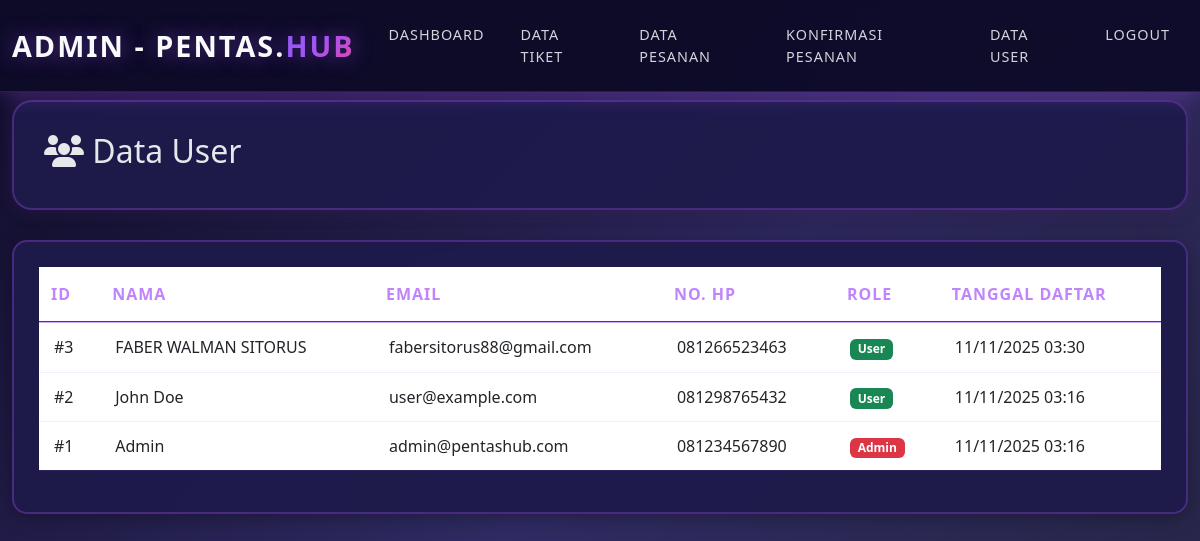
The app's page /admin/data_user.php (signed in), older data.
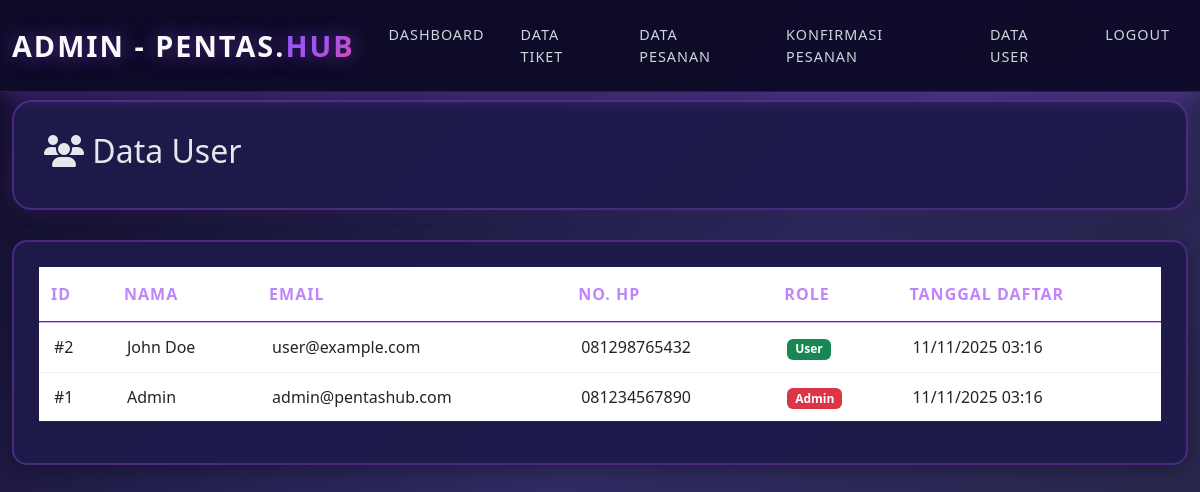
The same page, newer data.
### tables this page shows
CREATE TABLE `users` (
  `id` int(11) NOT NULL AUTO_INCREMENT,
  `nama` varchar(100) NOT NULL,
  `email` varchar(100) NOT NULL,
  `password` varchar(255) NOT NULL,
  `no_hp` varchar(20) DEFAULT NULL,
  `role` enum('admin','user') NOT NULL DEFAULT 'user',
  `created_at` timestamp NOT NULL DEFAULT current_timestamp(),
  PRIMARY KEY (`id`),
  UNIQUE KEY `email` (`email`)
);

### admin/data_user.php (the view, shortened to what this page needs)
<?php
require_once '../includes/config.php';
$query = mysqli_query($conn, "SELECT * FROM users ORDER BY id DESC");
?>
<!DOCTYPE html>
<html lang="id">
<head>
    <link href="https://cdn.jsdelivr.net/npm/bootstrap@5.3.0/dist/css/bootstrap.min.css" rel="stylesheet">
    <link rel="stylesheet" href="https://cdnjs.cloudflare.com/ajax/libs/font-awesome/6.4.0/css/all.min.css">
    <link rel="stylesheet" href="../assets/css/styles.css"
</head>
<body>
    <nav class="navbar navbar-expand-lg navbar-dark fixed-top">
        <div class="container-fluid">
            <a class="navbar-brand" href="dashboard.php">
                ADMIN - PENTAS.<span>HUB</span>
            </a>
            <div class="collapse navbar-collapse" id="navbarNav">
                <ul class="navbar-nav ms-auto">
                    <li class="nav-item">
                        <a class="nav-link active" href="dashboard.php">Dashboard</a>
                    </li>
                    <li class="nav-item">
                        <a class="nav-link" href="data_tiket.php">Data Tiket</a>
                    </li>
                    <li class="nav-item">
                        <a class="nav-link" href="data_pesanan.php">Data Pesanan</a>
                    </li>
                    <li class="nav-item">
                        <a class="nav-link" href="konfirmasi-pesanan.php">Konfirmasi Pesanan</a>
                    </li>
                    <li class="nav-item">
                        <a class="nav-link" href="data_user.php">Data User</a>
                    </li>
                    <li class="nav-item">
                        <a class="nav-link" href="../logout.php">Logout</a>
                    </li>
                </ul>
            </div>
        </div>
    </nav>
    <div class="dashboard-container" style="margin-top: 80px;">
        <div class="container-fluid">
            <div class="dashboard-header">
                <h2>
                    <i class="fas fa-users"></i> Data User
                </h2>
            </div>
            <div class="card-custom">
                <div class="table-responsive">
                    <table class="table table-custom table-hover">
                        <thead>
                            <tr>
                                <th>ID</th>
                                <th>Nama</th>
                                <th>Email</th>
                                <th>No. HP</th>
                                <th>Role</th>
                                <th>Tanggal Daftar</th>
                            </tr>
                        </thead>
                        <tbody>
                            <?php while($user = mysqli_fetch_assoc($query)): ?>
                            <tr>
                                <td>#<?= $user['id'] ?></td>
                                <td><?= $user['nama'] ?></td>
                                <td><?= $user['email'] ?></td>
                                <td><?= $user['no_hp'] ?></td>
                                <td>
                                    <?php if($user['role'] == 'admin'): ?>
                                        <span class="badge bg-danger">Admin</span>
                                    <?php else: ?>
                                        <span class="badge bg-success">User</span>
                                    <?php endif; ?>
                                </td>
                                <td><?= date('d/m/Y H:i', strtotime($user['created_at'])) ?></td>
                            </tr>
                            <?php endwhile; ?>
                        </tbody>
                    </table>
                </div>
            </div>
        </div>
    </div>
</body>
</html>

Row changes from the older to the newer data that the page shows:
removed users: id "3", nama "FABER WALMAN SITORUS", email "fabersitorus88@gmail.com", no_hp "081266523463", role "User", created_at "11/11/2025 03:30"
